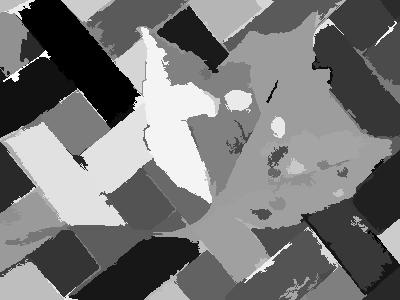
%> input picture Saliency Map Calculation/Segmented_image.jpeg, 400 x 300 px
$ octave M_20136_1_b.m   (GNU Octave 9; MATLAB toolbox functions it lacks are replaced by stand-ins)
%> lines starting %> are read from the running program, lines starting %| are printed output that depends on the picture
### Saliency Map Calculation/kmeans_seg_k.m
function [krf,krl] = kmeans_seg_k(I,k)
% Returns = [Quantized_image_in_k, cluster_label_in_figure(Range(1-k))]
I=double(I);
[M,N,ch]=size(I);
Id=reshape(I,M*N,ch,1);
kd=Id(ceil(rand(k,1)*M*N),:);
kdo=kd;
itr=0;
while(1)
    itr=itr+1;
dist=pdist2(Id,kdo);
[~,label]=min(dist,[],2);
for i=1:k
kd(i,:)=mean(Id(label==i,:));
end
err=sum(sum(abs(kd-kdo)));
if err<k||itr>max(5,sqrt(k))
    break;
end
kdo=kd;
end
kd=round(kd);
kr=kd(label,:);
krf=uint8(reshape(kr,M,N,ch));
krl=reshape(label,M,N,1);
end

### Saliency Map Calculation/M_20136_1_b.m
clc;
clear;
% Segmented_image has been processed with k means to 85 reduce colors
mySegmentedImage = imread('Segmented_image.jpeg');
%> mySegmentedImage is the input picture: size 300x400x3 uint8; min 0, max 255, mean 118.5
mySegmentedImage = mySegmentedImage(:,:,1); % we just need segment labels
%> mySegmentedImage: size 300x400 uint8
segmented_map = unique(mySegmentedImage);
%> segmented_map = 256 values from 0 to 255
myImage = imread('leaf.png');
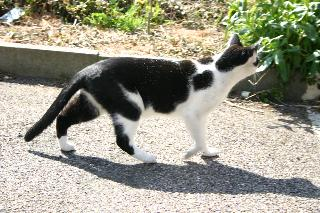
%> input picture Saliency Map Calculation/leaf.png, 320 x 213 px
%> myImage is the input picture: size 213x320x3 uint8; mean R, G, B 154.8, 153.5, 137.1
[quantized_image, label_matrix] = kmeans_seg_k(myImage,85);
%> in kmeans_seg_k, `kdo=kd;`: kdo = 85 rows, first 12: [136 173 44; 227 214 195; 208 205 198; 242 238 227; 255 247 236; 209 211 208; 109 112 117; 75 97 0; 140 137 128; 255 254 236; 210 202 199; 15 16 11]
%> the loop in kmeans_seg_k, `while(1)` made 8 passes
%> err on passes 1 to 8: 613.4, 335, 227.1, 171.7, 130.6, 109.9, 93.34, 75.56
%> after the loop in kmeans_seg_k, `while(1)`: itr = 8; kd = 85 rows, first 12: [139.7 168.4 61.65; 231 213.7 179.1; 203.4 202.1 197.6; 239.1 235.4 230.3; 254.7 247.8 236.8; 206.4 209.7 209.7; 106.8 111.1 117.1; 75.12 100.9 30.85; 149.9 144.5 134.8; 252.8 253.6 234.4; 212.7 204.3 192; 20.04 19.43 10.84]
%> in kmeans_seg_k, `kd=round(kd);`: kd = 85 rows, first 12: [140 168 62; 231 214 179; 203 202 198; 239 235 230; 255 248 237; 206 210 210; 107 111 117; 75 101 31; 150 145 135; 253 254 234; 213 204 192; 20 19 11]
%> in kmeans_seg_k, `krl=reshape(label,M,N,1);`:
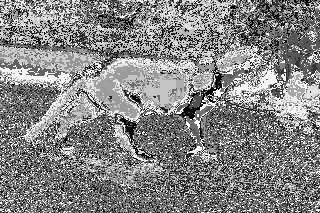
%> krl: size 213x320 double; min 1, max 85, mean 44.9; drawn with min black and max white
no_regions = length(unique(mySegmentedImage));
%> no_regions = 256
%> the run ends on the next line
saliency_values = zeros(1,no_regions);
for i=1:no_regions
    disp(i)
    for j=1:no_regions
        if j ~= i
            w = sum(sum(mySegmentedImage == segmented_map(j)));
            region_i = slice3dmatrix(quantized_image,mySegmentedImage == segmented_map(i));
